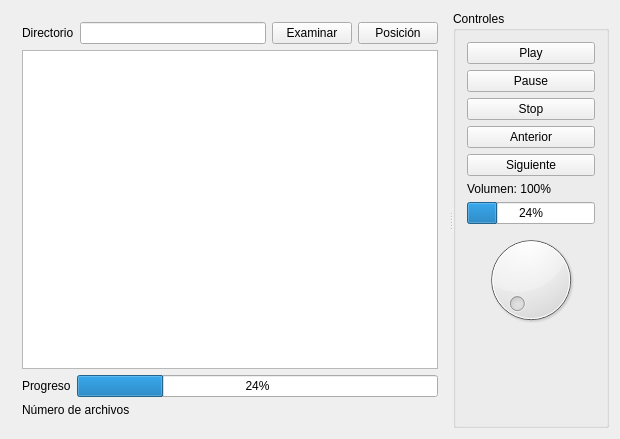
<?xml version="1.0" encoding="UTF-8"?>
<ui version="4.0">
 <class>MainWindow</class>
 <widget class="QMainWindow" name="MainWindow">
  <property name="geometry">
   <rect>
    <x>0</x>
    <y>0</y>
    <width>620</width>
    <height>439</height>
   </rect>
  </property>
  <property name="windowTitle">
   <string>MainWindow</string>
  </property>
  <widget class="QWidget" name="centralWidget">
   <layout class="QHBoxLayout" name="horizontalLayout_2">
    <item>
     <widget class="QSplitter" name="splitter">
      <property name="orientation">
       <enum>Qt::Horizontal</enum>
      </property>
      <widget class="QWidget" name="">
       <layout class="QVBoxLayout" name="verticalLayout_2">
        <item>
         <layout class="QHBoxLayout" name="horizontalLayout_3">
          <item>
           <widget class="QLabel" name="label">
            <property name="text">
             <string>Directorio</string>
            </property>
           </widget>
          </item>
          <item>
           <widget class="QLineEdit" name="folderLineEdit"/>
          </item>
          <item>
           <widget class="QPushButton" name="browsePushButton">
            <property name="text">
             <string>Examinar</string>
            </property>
            <property name="icon">
             <iconset resource="res.qrc">
              <normaloff>:/browse.png</normaloff>:/browse.png</iconset>
            </property>
           </widget>
          </item>
          <item>
           <widget class="QPushButton" name="positionPushButton">
            <property name="text">
             <string>Posición</string>
            </property>
            <property name="icon">
             <iconset resource="res.qrc">
              <normaloff>:/pos.png</normaloff>:/pos.png</iconset>
            </property>
           </widget>
          </item>
         </layout>
        </item>
        <item>
         <widget class="QListView" name="listView"/>
        </item>
        <item>
         <layout class="QHBoxLayout" name="horizontalLayout">
          <item>
           <widget class="QLabel" name="label_2">
            <property name="text">
             <string>Progreso</string>
            </property>
           </widget>
          </item>
          <item>
           <widget class="QProgressBar" name="progressBar">
            <property name="value">
             <number>24</number>
            </property>
           </widget>
          </item>
         </layout>
        </item>
        <item>
         <widget class="QLabel" name="numberOfFilesLabel">
          <property name="text">
           <string>Número de archivos</string>
          </property>
         </widget>
        </item>
       </layout>
      </widget>
      <widget class="QGroupBox" name="groupBox">
       <property name="title">
        <string>Controles</string>
       </property>
       <layout class="QVBoxLayout" name="verticalLayout">
        <item>
         <widget class="QPushButton" name="playPushButton">
          <property name="text">
           <string>Play</string>
          </property>
          <property name="icon">
           <iconset resource="res.qrc">
            <normaloff>:/play.png</normaloff>:/play.png</iconset>
          </property>
         </widget>
        </item>
        <item>
         <widget class="QPushButton" name="pausePushButton">
          <property name="text">
           <string>Pause</string>
          </property>
          <property name="icon">
           <iconset resource="res.qrc">
            <normaloff>:/pause.png</normaloff>:/pause.png</iconset>
          </property>
         </widget>
        </item>
        <item>
         <widget class="QPushButton" name="stopPushButton">
          <property name="text">
           <string>Stop</string>
          </property>
          <property name="icon">
           <iconset resource="res.qrc">
            <normaloff>:/stop.png</normaloff>:/stop.png</iconset>
          </property>
         </widget>
        </item>
        <item>
         <widget class="QPushButton" name="previousPushButton">
          <property name="text">
           <string>Anterior</string>
          </property>
          <property name="icon">
           <iconset resource="res.qrc">
            <normaloff>:/prev.png</normaloff>:/prev.png</iconset>
          </property>
         </widget>
        </item>
        <item>
         <widget class="QPushButton" name="nextPushButton">
          <property name="text">
           <string>Siguiente</string>
          </property>
          <property name="icon">
           <iconset resource="res.qrc">
            <normaloff>:/next.png</normaloff>:/next.png</iconset>
          </property>
         </widget>
        </item>
        <item>
         <widget class="QLabel" name="volumeLabel">
          <property name="text">
           <string>Volumen: 100%</string>
          </property>
         </widget>
        </item>
        <item>
         <widget class="QProgressBar" name="volumeProgressBar">
          <property name="value">
           <number>24</number>
          </property>
          <property name="orientation">
           <enum>Qt::Horizontal</enum>
          </property>
         </widget>
        </item>
        <item>
         <widget class="QDial" name="volumeDial"/>
        </item>
        <item>
         <spacer name="verticalSpacer">
          <property name="orientation">
           <enum>Qt::Vertical</enum>
          </property>
          <property name="sizeHint" stdset="0">
           <size>
            <width>20</width>
            <height>40</height>
           </size>
          </property>
         </spacer>
        </item>
       </layout>
      </widget>
     </widget>
    </item>
   </layout>
  </widget>
 </widget>
 <layoutdefault spacing="6" margin="11"/>
 <resources>
  <include location="res.qrc"/>
 </resources>
 <connections/>
</ui>
